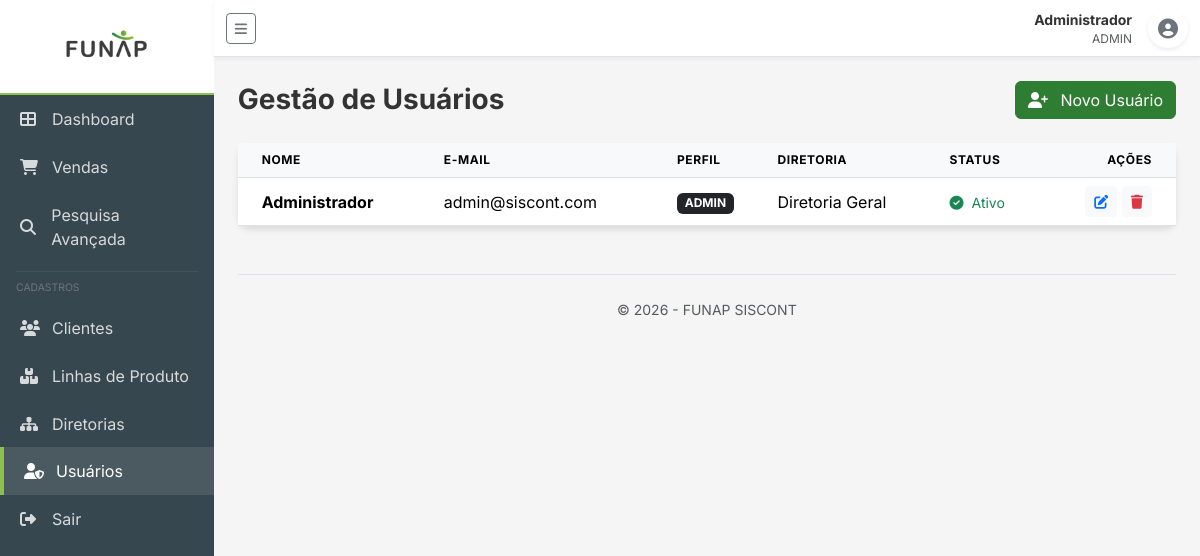
/usuarios (signed in), run on the app's committed database.
### app/models/usuario.py (models this page shows)
class Usuario(Base):
    __tablename__ = "usuarios"
    id: Mapped[int] = mapped_column(primary_key=True, index=True)
    nome: Mapped[str] = mapped_column(String(150), nullable=False)
    email: Mapped[str] = mapped_column(String(200), unique=True, nullable=False, index=True)
    senha_hash: Mapped[str] = mapped_column(String(255), nullable=False)
    perfil: Mapped[PerfilEnum] = mapped_column(SAEnum(PerfilEnum), default=PerfilEnum.usuario, nullable=False)
    ativo: Mapped[bool] = mapped_column(Boolean, default=True, nullable=False)
    diretoria_id: Mapped[int | None] = mapped_column(ForeignKey("diretorias.id"), nullable=True, index=True)
    created_at: Mapped[datetime] = mapped_column(DateTime(timezone=True), server_default=func.now())
    updated_at: Mapped[datetime] = mapped_column(
        DateTime(timezone=True), server_default=func.now(), onupdate=func.now()
    )
    diretoria: Mapped["Diretoria"] = relationship("Diretoria", back_populates="usuarios")

### app/models/diretoria.py (models this page shows)
class Diretoria(Base):
    __tablename__ = "diretorias"
    id: Mapped[int] = mapped_column(primary_key=True, index=True)
    nome: Mapped[str] = mapped_column(String(150), unique=True, nullable=False, index=True)
    descricao: Mapped[str | None] = mapped_column(Text, nullable=True)
    ativa: Mapped[bool] = mapped_column(default=True, nullable=False)
    created_at: Mapped[datetime] = mapped_column(DateTime(timezone=True), server_default=func.now())
    updated_at: Mapped[datetime] = mapped_column(
        DateTime(timezone=True), server_default=func.now(), onupdate=func.now()
    )
    usuarios: Mapped[list["Usuario"]] = relationship("Usuario", back_populates="diretoria")
    vendas: Mapped[list["Venda"]] = relationship("Venda", back_populates="diretoria")

### app/routers/usuarios.py (the view)
@router.get("")
async def list_usuarios(
    request: Request,
    db: Session = Depends(get_db),
    current_user: Usuario = Depends(security.get_current_active_user)
):
    if current_user.perfil != PerfilEnum.admin:
        raise HTTPException(status_code=403, detail="Acesso negado")
    query = db.query(Usuario)
    if current_user.diretoria_id:
        query = query.filter(Usuario.diretoria_id == current_user.diretoria_id)
    usuarios = query.all()
    return templates.TemplateResponse(
        "usuarios/list.html",
        {"request": request, "usuarios": usuarios, "user": current_user}
    )

### app/templates/usuarios/list.html (shortened to what this page needs)
{% extends "base.html" %}
{% block page_title %}Gestão de Usuários{% endblock %}
{% block actions %}
<a href="/usuarios/novo" class="btn btn-primary">
    <i class="fas fa-user-plus me-2"></i> Novo Usuário
</a>
{% endblock %}
{% block content %}
<div class="card">
    <div class="card-body p-0">
        <table class="table table-hover align-middle mb-0">
            <thead class="bg-light">
                <tr>
                    <th class="ps-4">Nome</th>
                    <th>E-mail</th>
                    <th>Perfil</th>
                    <th>Diretoria</th>
                    <th>Status</th>
                    <th class="text-end pe-4">Ações</th>
                </tr>
            </thead>
            <tbody>
                {% for u in usuarios %}
                <tr>
                    <td class="ps-4 fw-bold">{{ u.nome }}</td>
                    <td>{{ u.email }}</td>
                    <td><span class="badge {% if u.perfil == 'admin' %}bg-dark{% else %}bg-secondary{% endif %}">{{
                            u.perfil | upper }}</span></td>
                    <td>{{ u.diretoria.nome if u.diretoria else 'GERAL' }}</td>
                    <td>
                        {% if u.ativo %}
                        <span class="text-success small"><i class="fas fa-check-circle me-1"></i> Ativo</span>
                        {% else %}
                        <span class="text-danger small"><i class="fas fa-times-circle me-1"></i> Inativo</span>
                        {% endif %}
                    </td>
                    <td class="text-end pe-4">
                        <a href="/usuarios/{{ u.id }}/editar" class="btn btn-sm btn-light text-primary"><i
                                class="fas fa-edit"></i></a>
                        <a href="/usuarios/{{ u.id }}/excluir" class="btn btn-sm btn-light text-danger"
                            onclick="return confirm('Excluir usuário?')"><i class="fas fa-trash"></i></a>
                    </td>
                </tr>
                {% endfor %}
            </tbody>
        </table>
    </div>
</div>
{% endblock %}

### app/templates/base.html (shortened to what this page needs)
<!DOCTYPE html>
<html lang="pt-br">
<head>
    <link href="https://cdn.jsdelivr.net/npm/bootstrap@5.3.2/dist/css/bootstrap.min.css" rel="stylesheet">
    <link href="https://cdnjs.cloudflare.com/ajax/libs/font-awesome/6.4.2/css/all.min.css" rel="stylesheet">
    <link href="{{ url_for('static', path='/css/styles.css') }}" rel="stylesheet">
</head>
<body>
    <div class="d-flex" id="wrapper">
        {% if user %}
        <div id="sidebar-wrapper">
            <div class="sidebar-heading">
                <img src="{{ url_for('static', path='/img/sidebar_logo.png') }}" alt="FUNAP">
            </div>
            <div class="list-group list-group-flush">
                <a href="/dashboard"
                    class="list-group-item list-group-item-action {% if request.url.path == '/dashboard' %}active{% endif %}">
                    <i class="fas fa-th-large"></i> Dashboard
                </a>
                <a href="/vendas"
                    class="list-group-item list-group-item-action {% if '/vendas' in request.url.path %}active{% endif %}">
                    <i class="fas fa-shopping-cart"></i> Vendas
                </a>
                <a href="/vendas"
                    class="list-group-item list-group-item-action {% if request.url.path == '/vendas' %}active{% endif %}">
                    <i class="fas fa-search"></i> Pesquisa Avançada
                </a>
                <hr class="mx-3 my-2 border-secondary">
                <div class="px-3 mb-2 small text-uppercase text-secondary" style="font-size: 0.65rem;">Cadastros</div>
                <a href="/clientes"
                    class="list-group-item list-group-item-action {% if '/clientes' in request.url.path %}active{% endif %}">
                    <i class="fas fa-users"></i> Clientes
                </a>
                <a href="/linhas-produto"
                    class="list-group-item list-group-item-action {% if '/linhas-produto' in request.url.path %}active{% endif %}">
                    <i class="fas fa-boxes"></i> Linhas de Produto
                </a>
                {% if user.perfil == 'admin' %}
                <a href="/diretorias"
                    class="list-group-item list-group-item-action {% if '/diretorias' in request.url.path %}active{% endif %}">
                    <i class="fas fa-sitemap"></i> Diretorias
                </a>
                <a href="/usuarios"
                    class="list-group-item list-group-item-action {% if '/usuarios' in request.url.path %}active{% endif %}">
                    <i class="fas fa-user-shield"></i> Usuários
                </a>
                {% endif %}
                <a href="/logout" class="list-group-item list-group-item-action mt-auto text-danger">
                    <i class="fas fa-sign-out-alt"></i> Sair
                </a>
            </div>
        </div>
        {% endif %}
        <div id="page-content-wrapper">
            <nav class="navbar navbar-expand-lg navbar-light bg-light border-bottom">
                <div class="container-fluid">
                    {% if user %}
                    <button class="btn btn-outline-secondary btn-sm me-3" id="menu-toggle">
                        <i class="fas fa-bars"></i>
                    </button>
                    {% else %}
                    <img src="{{ url_for('static', path='/img/logo.png') }}" alt="Logo" style="height: 30px;"
                        class="me-2">
                    <span class="fw-bold text-success">SISCONT</span>
                    {% endif %}
                    <div class="ms-auto d-flex align-items-center">
                        {% if user %}
                        <div class="me-3 text-end d-none d-md-block">
                            <div class="small fw-bold">{{ user.nome }}</div>
                            <div class="text-muted" style="font-size: 0.75rem;">{{ user.perfil | upper }}</div>
                        </div>
                        <div class="btn-group">
                            <button type="button" class="btn btn-white rounded-circle shadow-sm"
                                data-bs-toggle="dropdown" aria-expanded="false"
                                style="width: 40px; height: 40px; padding: 0;">
                                <i class="fas fa-user-circle fa-lg text-secondary"></i>
                            </button>
                        </div>
                        {% endif %}
                    </div>
                </div>
            </nav>
            <div class="container-fluid p-4">
                <div class="d-flex justify-content-between align-items-center mb-4">
                    <h1 class="h3 mb-0 fw-bold">{% block page_title %}{% endblock %}</h1>
                    {% block actions %}{% endblock %}
                </div>
                {% block content %}{% endblock %}
                <footer class="mt-5 pt-4 text-center border-top">
                    <p class="text-muted small">© 2026 - FUNAP SISCONT</p>
                </footer>
            </div>
        </div>
    </div>
</body>
</html>

### app/static/css/styles.css (style rules this page uses)
:root { --primary-color: #2e7d32; --primary-light: #60ad5e; --primary-dark: #005005; --secondary-color: #37474f; --accent-color: #8bc34a; --background-color: #f5f5f5; --sidebar-width: 260px; --card-shadow: 0 4px 6px rgba(0, 0, 0, 0.1); --transition-speed: 0.3s; }
body { font-family: 'Inter', 'Segoe UI', Roboto, sans-serif; background-color: var(--background-color); color: #333; overflow-x: hidden; }
#sidebar-wrapper { min-height: 100vh; width: var(--sidebar-width); background: var(--secondary-color); color: white; transition: all var(--transition-speed); }
.sidebar-heading { padding: 0.25rem 0.75rem; background: #ffffff; border-bottom: 2px solid var(--accent-color); text-align: center; display: flex; justify-content: center; align-items: center; overflow: hidden; }
.sidebar-heading img { max-width: 100%; height: auto; max-height: 85px; object-fit: contain; }
.list-group-item { background: transparent !important; color: rgba(255, 255, 255, 0.8) !important; border: none !important; padding: 12px 20px !important; transition: all 0.2s; display: flex; align-items: center; gap: 12px; }
.list-group-item:hover, .list-group-item.active { background: rgba(255, 255, 255, 0.1) !important; color: #fff !important; border-left: 4px solid var(--accent-color) !important; }
.list-group-item i { width: 20px; }
#page-content-wrapper { width: 100%; transition: all var(--transition-speed); }
.navbar { background: white !important; box-shadow: 0 2px 4px rgba(0, 0, 0, 0.05); }
.card { border: none; border-radius: 12px; box-shadow: var(--card-shadow); margin-bottom: 1.5rem; }
.btn-primary { background-color: var(--primary-color); border-color: var(--primary-color); }
.table thead th { background-color: #f8f9fa; text-transform: uppercase; font-size: 0.75rem; letter-spacing: 0.05em; border-top: none; }

### data on the page
Usuario: nome "Administrador", perfil "ADMIN", email "admin@siscont.com", diretoria "Diretoria Geral", ativo True (drawn)
